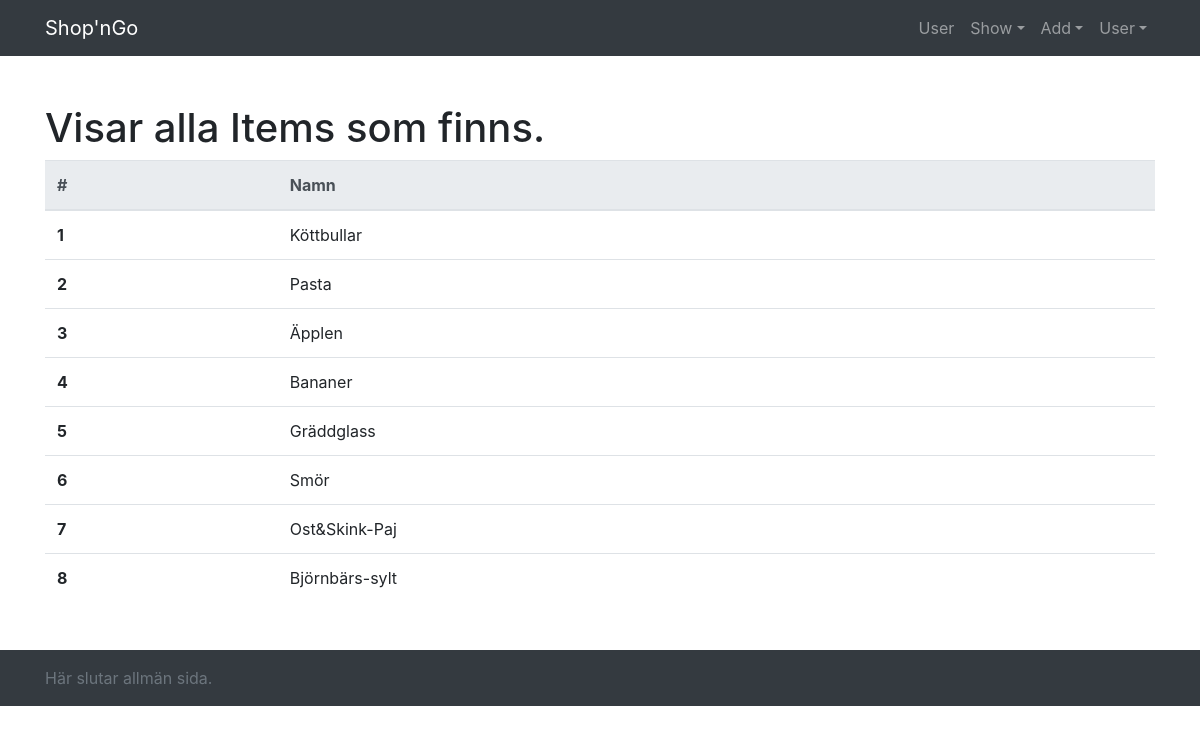
Page /show/show_items.php on the committed database.
### tables this page shows
CREATE TABLE `Item` (
  `Namn` varchar(255) NOT NULL,
  `Item_ID` int(255) NOT NULL
);

### show/show_items.php (the view)
<?php require_once '../includes/header.php' ?>
    <h1>Visar alla Items som finns.</h1>
<?php
    require_once '../includes/dbconnect.php';
    $sql_item = "SELECT * FROM Item;";
    $result_item = $link->query($sql_item) or die ("Kunde inte ställa frågan att hämta Items."); ?>
    <table class="table">
        <thead class="thead-light">
          <tr>
            <th scope="col">#</th>
            <th scope="col">Namn</th>
          </tr>
        </thead>
        <tbody>
    <?php
    while ($item = mysqli_fetch_array($result_item)) { ?>
        <tr>
            <th scope="row"><?php echo $item['Item_ID']?></th>
            <td><?php echo $item['Namn']?></td>
        </tr>
    <?php } ?>
    </tbody>
    </table>
<?php require_once '../includes/footer.php' ?>

### style.css (style rules this page uses)
body { padding-top: 0rem; }

### rows in the picture
item: Item_ID "1", Namn "Köttbullar"
item: Item_ID "2", Namn "Pasta"
item: Item_ID "3", Namn "Äpplen"
item: Item_ID "4", Namn "Bananer"
item: Item_ID "5", Namn "Gräddglass"
item: Item_ID "6", Namn "Smör"
item: Item_ID "7", Namn "Ost&Skink-Paj"
item: Item_ID "8", Namn "Björnbärs-sylt"
